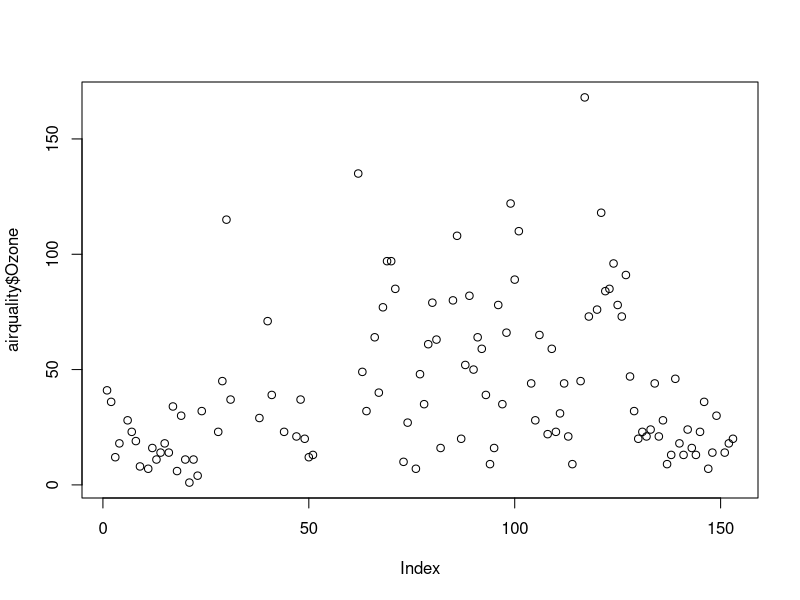
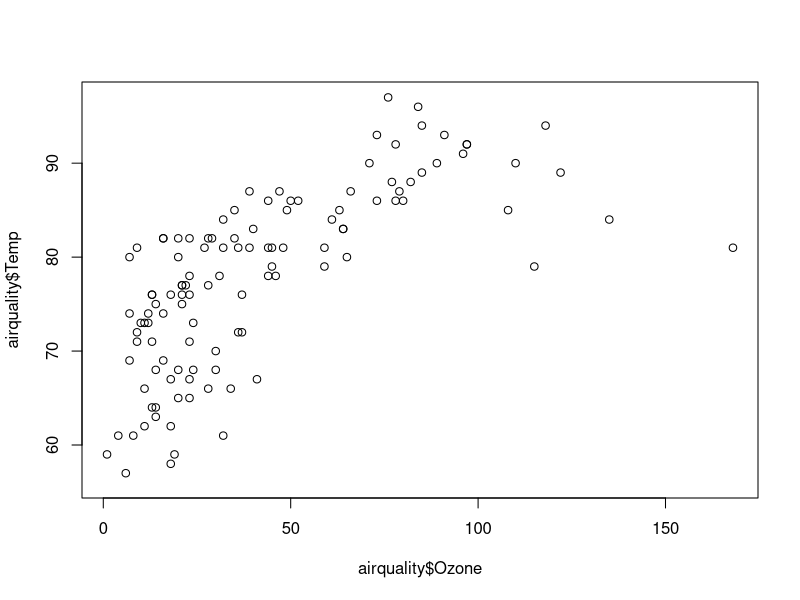
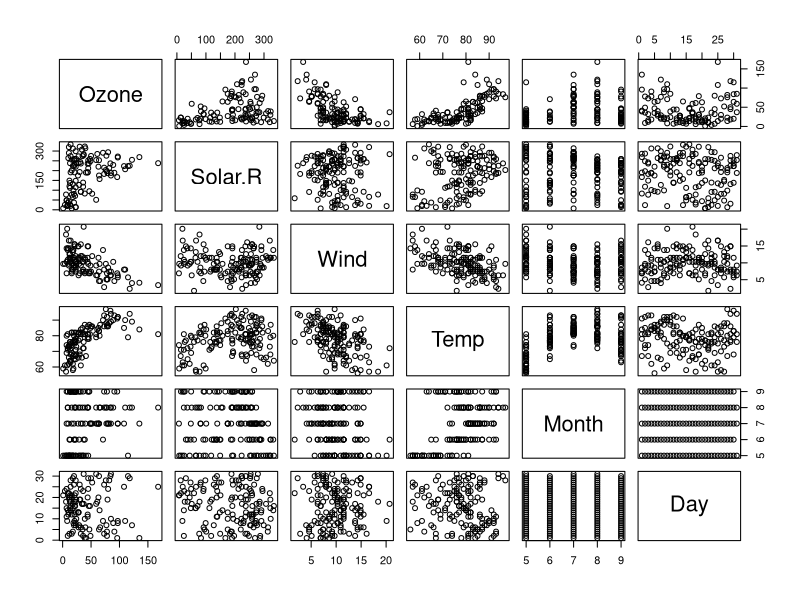
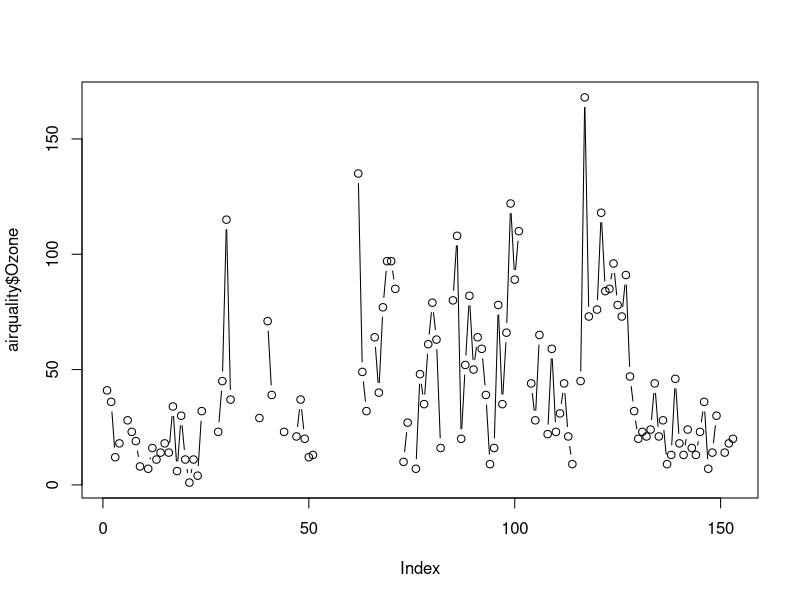
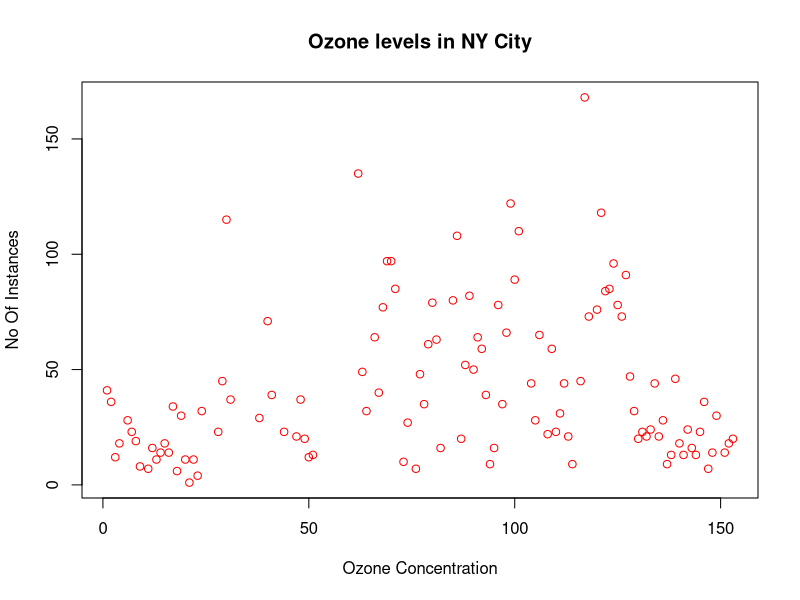
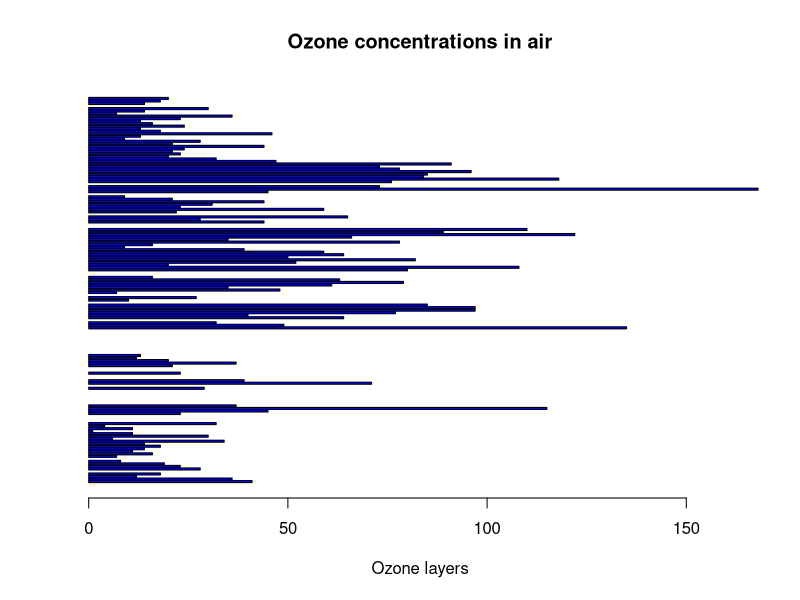
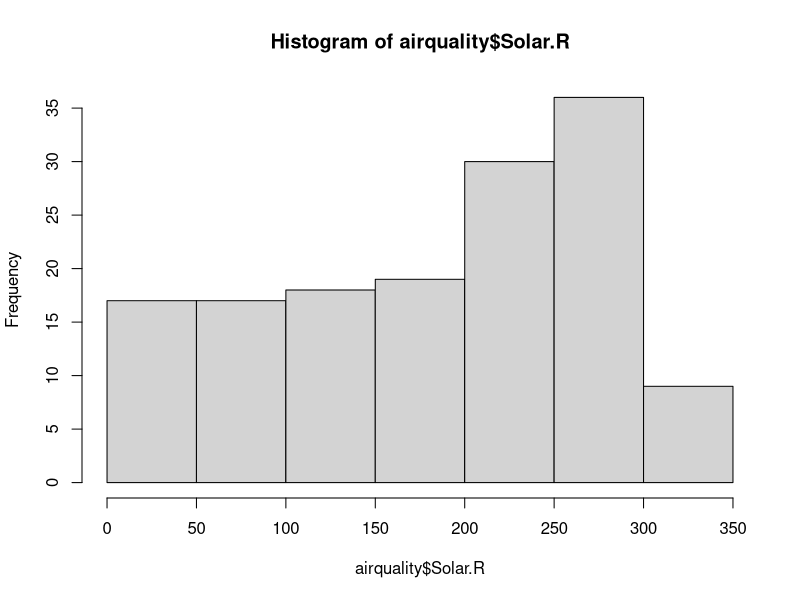
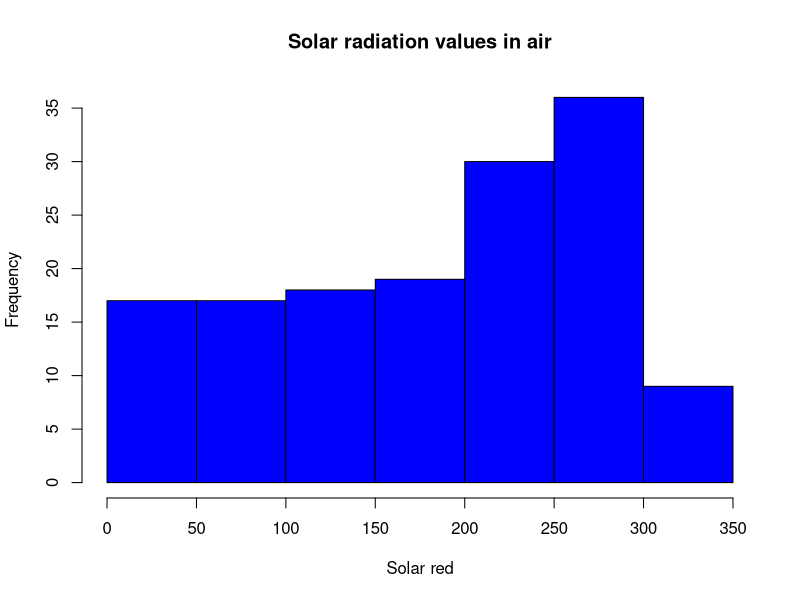

Source code (R) for these figures, in order:
# Descriptive statistics
library(datasets)
data("airquality")
airquality <- datasets::airquality
head(airquality) # First 6 rows of dataset
tail(airquality) # last 6 rows of dataset
airquality[,c(1,2)] # all rows and 1,2nd column)
airquality$Ozone # another way to see the columns

summary(airquality$Temp)
summary(airquality)

plot(airquality$Ozone)
plot(airquality$Ozone,airquality$Temp) # temp increases ozone also increases (scatterplot)
plot(airquality)

#Points and lines

plot(airquality$Ozone,type = "b") #p = points, l = lines, b = both
plot(airquality$Ozone, xlab = 'Ozone Concentration', ylab = 'No Of Instances',
     main = 'Ozone levels in NY City',col='Red')

#Horizontal bar plots

barplot(airquality$Ozone,main = 'Ozone concentrations in air',xlab = 'Ozone layers',
        col = 'blue',horiz = T)
#Histogram 

hist(airquality$Solar.R)
hist(airquality$Solar.R, main = 'Solar radiation values in air',xlab = 'Solar red',
     col = 'blue')

#Single box plot

boxplot(airquality$Solar.R)

#Multiple box plots

boxplot(airquality[,1:4],main='Multiple')

#margin of the grid(mar),
#no of rows and columns(mfrow),
#whether a border is to be included(bty)
#and position of the
#labels(las:1 for hor, last:0 for ver)
#bty - box around the plot

par(mfrow=c(3,3),mar=c(2,5,2,1), las=1, bty="n")
plot(airquality$Ozone)
plot(airquality$Ozone,airquality$Wind)
plot(airquality$Ozone,type ="l")
plot(airquality$Ozone,type="l")
plot(airquality$Ozone,type="l")
barplot(airquality$Ozone,main = 'Ozone concentrations in air',xlab = 'Ozone layers',
        col = 'blue',horiz = T)
hist(airquality$Solar.R)
boxplot(airquality$Solar.R)
boxplot(airquality[,1:4],main='Multiple')

